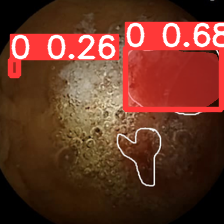
#> input picture Bounding_boxes_segmentation/T1_bounding_boxes_1.png, 224 x 224 px, found by its file name
$ jupyter execute classification_model_code_40_epochs.ipynb   (shell and % lines are left out)
#> lines starting #> are read from the running program, lines starting #| are printed output that depends on the picture; after the words box and inside, x2 and y2 are one past the last pixel; in counts of white or black regions, pixels touching at a corner belong together; pictures that were not available may be replaced by others from this repository, and a replacement may not be noted
[cell 1]
from IPython.display import clear_output
clear_output()

from keras.applications.vgg19 import VGG19,preprocess_input
from keras.applications.xception import Xception,preprocess_input
from keras.applications.inception_v3 import InceptionV3,inception_v3
from keras.applications.resnet50 import ResNet50,resnet50

[cell 2]
import numpy as np
from tqdm import tqdm
import cv2
import os
import shutil
import itertools
import imutils
import matplotlib.pyplot as plt
from sklearn.preprocessing import LabelBinarizer
from sklearn.model_selection import train_test_split
from sklearn.metrics import accuracy_score, confusion_matrix

import plotly.graph_objs as go
from plotly.offline import init_notebook_mode, iplot
from plotly import tools

from keras.preprocessing.image import ImageDataGenerator
from keras.applications.vgg16 import VGG16, preprocess_input
from keras import layers
from keras.models import Model, Sequential
from keras.optimizers import Adam, RMSprop
from keras.callbacks import EarlyStopping

init_notebook_mode(connected=True)
RANDOM_SEED = 123

[cell 3]
#clear_output()
# create new folders

[cell 4]
IMG_PATH = '../input/wcebleedgen/WCEBleedGen/WCEBleedGen/bleeding/Images'
# split the data by train/val/test
IMG_NUM = len(os.listdir(IMG_PATH))
for (n, FILE_NAME) in enumerate(os.listdir(IMG_PATH)):
    img = IMG_PATH + '/' + FILE_NAME
    if n < 0.8*IMG_NUM:
        shutil.copy(img, 'TRAIN/'+ 'YES' + '/' + FILE_NAME)
    else:
        shutil.copy(img, 'VAL/'+ 'YES' + '/' + FILE_NAME)

[cell 5]
IMG_PATH = '../input/wcebleedgen/WCEBleedGen/WCEBleedGen/non-bleeding/images'
# split the data by train/val/test
IMG_NUM = len(os.listdir(IMG_PATH))
for (n, FILE_NAME) in enumerate(os.listdir(IMG_PATH)):
    img = IMG_PATH + '/' + FILE_NAME
    if n < 0.8*IMG_NUM:
        shutil.copy(img, 'TRAIN/'+ 'NO' + '/' + FILE_NAME)
    else:
        shutil.copy(img, 'VAL/'+ 'NO' + '/' + FILE_NAME)

[cell 6]
IMG_PATH = '../input/wcebleedgen/Test Dataset/Test Dataset 1'
IMG_NUM = len(os.listdir(IMG_PATH))
for (n, FILE_NAME) in enumerate(os.listdir(IMG_PATH)):
    img = IMG_PATH + '/' + FILE_NAME
    shutil.copy(img, 'TEST'+ '/T1/' + FILE_NAME)

[cell 7]
IMG_PATH = '../input/wcebleedgen/Test Dataset/Test Dataset 2'
IMG_NUM = len(os.listdir(IMG_PATH))
for (n, FILE_NAME) in enumerate(os.listdir(IMG_PATH)):
    img = IMG_PATH + '/' + FILE_NAME
    shutil.copy(img, 'TEST'+ '/T1/' + FILE_NAME)

[cell 8]
def load_data(dir_path, img_size=(100,100)):
    """
    Load resized images as np.arrays to workspace
    """
#> called with dir_path = 'TRAIN/', img_size = (224, 224)
    X = []
    y = []
    i = 0
    labels = dict()
    for path in tqdm(sorted(os.listdir(dir_path))):
        if not path.startswith('.'):
            labels[i] = path
            for file in os.listdir(dir_path + path):
                if not file.startswith('.'):
                    img = cv2.imread(dir_path + path + '/' + file)
#> img is the input picture: shape (224, 224, 3); mean B, G, R 38.4, 54.5, 105.5
                    X.append(img)
                    y.append(i)
            i += 1
    X = np.array(X)
    y = np.array(y)
    print(f'{len(X)} images loaded from {dir_path} directory.')
#| 1 images loaded from TRAIN/ directory.
    return X, y, labels

def load_test_data(dir_path, img_size=(100,100)):
    """
    Load resized images as np.arrays to workspace
    """
    X = []
    y = []
    i = 0
    labels = dict()
    for file in sorted(os.listdir(dir_path)):
        if not file.startswith('.'):
            img = cv2.imread(dir_path + '/' + file)
            X.append(img)
            y.append(i)
            i += 1
    X = np.array(X)
    y = np.array(y)
    print(f'{len(X)} images loaded from {dir_path} directory.')
    return X, y, labels


# [28 lines left out: function plot_confusion_matrix, not called in this run]

[cell 9]
TRAIN_DIR = 'TRAIN/'
TEST_DIR = 'TEST/'
VAL_DIR = 'VAL/'
IMG_SIZE = (224,224)

# use predefined function to load the image data into workspace
X_train, y_train, labels = load_data(TRAIN_DIR, IMG_SIZE)
#> y_train = [0]; labels = {0: 'T1_bounding_boxes_1.png'}

X_val, y_val, _ = load_data(VAL_DIR, IMG_SIZE)
#| 1 images loaded from VAL/ directory.
#> y_val = [0]

[cell 10]
X_test, y_test, _ = load_test_data(TEST_DIR + 'T1', IMG_SIZE)
#| 1 images loaded from TEST/T1 directory.
#> y_test = [0]

[cell 11]
y = dict()
y[0] = []
y[1] = []
for set_name in (y_train, y_val, y_test):
    y[0].append(np.sum(set_name == 0))
    y[1].append(np.sum(set_name == 1))
#> this loop made 3 passes

trace0 = go.Bar(
    x=['Train Set', 'Validation Set', 'Test Set'],
    y=y[0],
    name='No',
    marker=dict(color='#33cc33'),
    opacity=0.7
)
trace1 = go.Bar(
    x=['Train Set', 'Validation Set', 'Test Set'],
    y=y[1],
    name='Yes',
    marker=dict(color='#ff3300'),
    opacity=0.7
)
data = [trace0, trace1]
layout = go.Layout(
    title='Count of classes in each set',
    xaxis={'title': 'Set'},
    yaxis={'title': 'Count'}
)
fig = go.Figure(data, layout)
iplot(fig)

[cell 12]
def plot_samples(X, y, labels_dict, n=50):
    """
    Creates a gridplot for desired number of images (n) from the specified set
    """
#> called with X = array of shape (1, 224, 224, 3), y = array of shape (1,), n = 10
    for index in range(len(labels_dict)):
        imgs = X[np.argwhere(y == index)][:n-1]
        j = 10
        i = int(n/j)

        plt.figure(figsize=(15,6))
        c = 1
        for img in imgs:
            plt.subplot(i,j,c)
            plt.imshow(img[0])

            plt.xticks([])
            plt.yticks([])
            c += 1
        plt.suptitle('Bleeding: {}'.format(labels_dict[index]))
        plt.show()
#> this loop made 1 pass
#> (j, i) on pass 1: (10, 1)

[cell 13]
plot_samples(X_train, y_train, labels, 10)
#> (the call stopped at in plot_samples, `plt.figure(figsize=(15,6))`: IPython is not available in this run)

[cell 14]
RATIO_LIST = []
for set in (X_train, X_test, X_val):
    for img in set:
        RATIO_LIST.append(img.shape[1]/img.shape[0])
#> after the loop, RATIO_LIST = [1, 1, 1]

plt.hist(RATIO_LIST)
#> (this line was passed over: IPython is not available in this run)
plt.title('Distribution of Image Ratios')
#> (this line was passed over: IPython is not available in this run)
plt.xlabel('Ratio Value')
#> (this line was passed over: IPython is not available in this run)
plt.ylabel('Count')
#> (this line was passed over: IPython is not available in this run)
plt.show()

[cell 15]
# [31 lines left out: function crop_imgs, not called in this run]

[cell 16]
img = cv2.imread('../input/wcebleedgen/WCEBleedGen/WCEBleedGen/non-bleeding/images/img- (20).png')
img = cv2.resize(
            img,
            dsize=IMG_SIZE,
            interpolation=cv2.INTER_CUBIC
        )
gray = cv2.cvtColor(img, cv2.COLOR_RGB2GRAY)
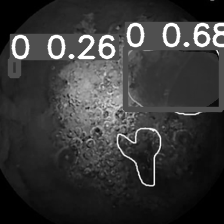
#> gray: shape (224, 224); min 0, max 255, mean 55.5
gray = cv2.GaussianBlur(gray, (5, 5), 0)
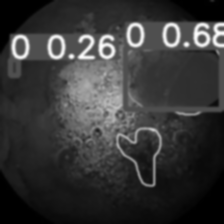
#> gray: shape (224, 224); min 0, max 254, mean 55.5

# threshold the image, then perform a series of erosions +
# dilations to remove any small regions of noise
thresh = cv2.threshold(gray, 45, 255, cv2.THRESH_BINARY)[1]
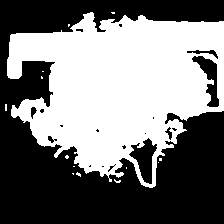
#> thresh: shape (224, 224); 47.1% white; 14 white regions (13 under 20 px), largest, box (x1, y1, x2, y2) and area: (7, 12, 224, 188) 23529
thresh = cv2.erode(thresh, None, iterations=2)
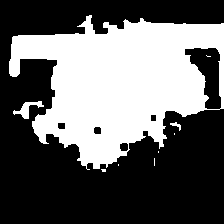
#> thresh: shape (224, 224); 39.2% white; 9 white regions (6 under 20 px), largest, box (x1, y1, x2, y2) and area: (9, 15, 224, 170) 19401, (13, 101, 44, 119) 201, (170, 122, 181, 131) 39
thresh = cv2.dilate(thresh, None, iterations=2)
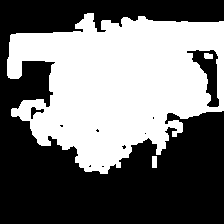
#> thresh: shape (224, 224); 45.2% white; 3 white regions

# find contours in thresholded image, then grab the largest one
cnts = cv2.findContours(thresh.copy(), cv2.RETR_EXTERNAL, cv2.CHAIN_APPROX_SIMPLE)
#> cnts = 2 contours; box (x1, y1, x2, y2) and area: (7, 13, 224, 174) 22960, (152, 156, 157, 168) 44
cnts = imutils.grab_contours(cnts)
c = max(cnts, key=cv2.contourArea)
#> c = contour of 315 points, box (x1, y1, x2, y2) (7, 13, 224, 174), area 22960

# find the extreme points
extLeft = tuple(c[c[:, :, 0].argmin()][0])
#> extLeft = (7, 59)
extRight = tuple(c[c[:, :, 0].argmax()][0])
#> extRight = (223, 110)
extTop = tuple(c[c[:, :, 1].argmin()][0])
#> extTop = (87, 13)
extBot = tuple(c[c[:, :, 1].argmax()][0])
#> extBot = (100, 173)

# add contour on the image
img_cnt = cv2.drawContours(img.copy(), [c], -1, (0, 255, 255), 4)
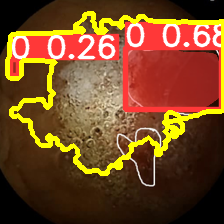
#> img_cnt: shape (224, 224, 3); mean B, G, R 35.1, 72.7, 118.2

# add extreme points
img_pnt = cv2.circle(img_cnt.copy(), extLeft, 8, (0, 0, 255), -1)
img_pnt = cv2.circle(img_pnt, extRight, 8, (0, 255, 0), -1)
img_pnt = cv2.circle(img_pnt, extTop, 8, (255, 0, 0), -1)
img_pnt = cv2.circle(img_pnt, extBot, 8, (255, 255, 0), -1)
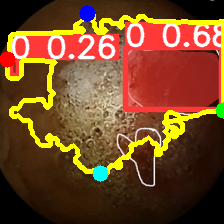
#> img_pnt: shape (224, 224, 3); mean B, G, R 36.9, 72.4, 116.9

# crop
ADD_PIXELS = 0
new_img = img[extTop[1]-ADD_PIXELS:extBot[1]+ADD_PIXELS, extLeft[0]-ADD_PIXELS:extRight[0]+ADD_PIXELS].copy()
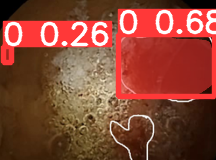
#> new_img: shape (160, 216, 3); mean B, G, R 52.3, 69.8, 136.1

[cell 17]
plt.figure(figsize=(15,6))
#> (this line was passed over: IPython is not available in this run)
plt.subplot(141)
#> (this line was passed over: IPython is not available in this run)

$ run again, on Bounding_boxes_segmentation/T1_bounding_boxes_2.png
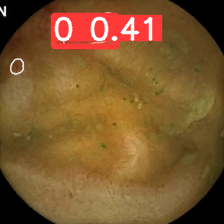
#> input picture Bounding_boxes_segmentation/T1_bounding_boxes_2.png, 224 x 224 px, found by its file name
#> in load_data, img is the input picture: shape (224, 224, 3); mean B, G, R 45.6, 87.9, 125
#| 1 images loaded from TRAIN/ directory.
#> y_train = [0]; labels = {0: 'T1_bounding_boxes_2.png'}
#| 1 images loaded from VAL/ directory.
#> y_val = [0]
#| 1 images loaded from TEST/T1 directory.
#> the loop `for set_name in (y_train, y_val, y_test):` made 3 passes
#> the loop in plot_samples, `for index in range(len(labels_dict)):` made 1 pass
#> (j, i) on pass 1: (10, 1)
#> the loop `for set in (X_train, X_test, X_val):` made 3 passes
#> after the loop `for set in (X_train, X_test, X_val):`: RATIO_LIST = [1, 1, 1]
#> `thresh = cv2.erode(thresh, None, iterations=2)`:
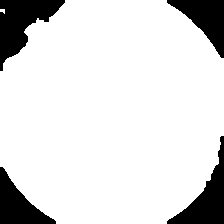
#> thresh: shape (224, 224); 86.2% white; 4 black regions, box (x1, y1, x2, y2) and area: (0, 0, 65, 71) 2142, (167, 136, 224, 224) 1778, (167, 0, 224, 58) 1538, (0, 167, 56, 224) 1489
#> cnts = 2 contours; box (x1, y1, x2, y2) and area: (0, 0, 224, 224) 43892, (0, 7, 7, 16) 46
#> c = contour of 156 points, box (x1, y1, x2, y2) (0, 0, 224, 224), area 43892
#> extLeft = (0, 69)
#> extRight = (223, 137)
#> extTop = (63, 0)
#> extBot = (54, 223)
#> `img_pnt = cv2.circle(img_pnt, extBot, 8, (255, 255, 0), -1)`:
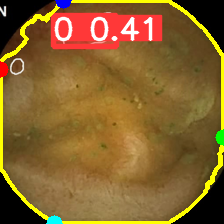
#> img_pnt: shape (224, 224, 3); mean B, G, R 44.8, 98.1, 133.3

$ run again, on Bounding_boxes_segmentation/T1_bounding_boxes_3.png
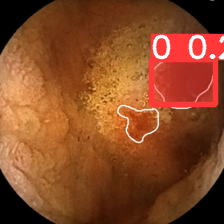
#> input picture Bounding_boxes_segmentation/T1_bounding_boxes_3.png, 224 x 224 px, found by its file name
#> in load_data, img is the input picture: shape (224, 224, 3); mean B, G, R 37.9, 73.2, 136
#| 1 images loaded from TRAIN/ directory.
#> y_train = [0]; labels = {0: 'T1_bounding_boxes_3.png'}
#| 1 images loaded from VAL/ directory.
#> y_val = [0]
#| 1 images loaded from TEST/T1 directory.
#> the loop `for set_name in (y_train, y_val, y_test):` made 3 passes
#> the loop in plot_samples, `for index in range(len(labels_dict)):` made 1 pass
#> (j, i) on pass 1: (10, 1)
#> the loop `for set in (X_train, X_test, X_val):` made 3 passes
#> after the loop `for set in (X_train, X_test, X_val):`: RATIO_LIST = [1, 1, 1]
#> `thresh = cv2.dilate(thresh, None, iterations=2)`:
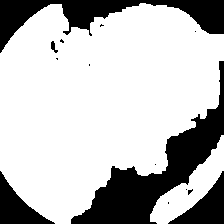
#> thresh: shape (224, 224); 74.3% white; 14 black regions (9 under 20 px)
#> cnts = 2 contours; box (x1, y1, x2, y2) and area: (0, 3, 224, 224) 34688, (150, 135, 224, 224) 2165
#> c = contour of 293 points, box (x1, y1, x2, y2) (0, 3, 224, 224), area 34688
#> extLeft = (0, 53)
#> extRight = (223, 60)
#> extTop = (140, 3)
#> extBot = (55, 223)
#> `new_img = img[extTop[1]-ADD_PIXELS:extBot[1]+ADD_PIXELS, extLeft[0]-AD..`:
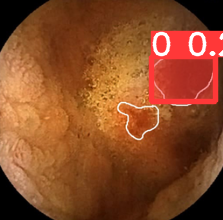
#> new_img: shape (220, 223, 3); mean B, G, R 38.4, 74.3, 138
